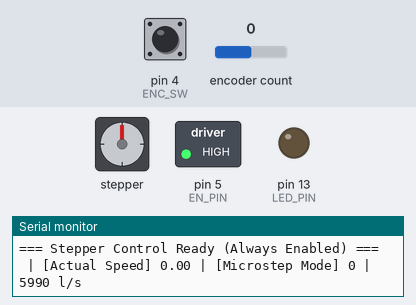
Simulated run of this sketch. Board: Arduino Uno, built with avr-gcc and run on an emulated ATmega328P. Parts: stepper motor, switched loads named in the sketch (green lamp = pin HIGH), output pins drawn as LEDs (lit = HIGH), the last lines printed to the serial monitor. Dashed ring = blinking. The test bench sets the inputs (shaded band); at power-on: encoder count 0, pin 4 (ENC_SW) HIGH. Stepper angles assume 4096 steps per turn; pins used as bus, display or sensor lines are not drawn.

Above: at 1.2 s.
1.3 s: encoder count set to 1
At 1.65 s:
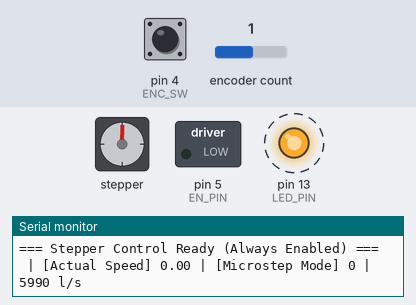
4.3 s: pin 4 (ENC_SW) pulled LOW for 1 s
At 5.9 s:
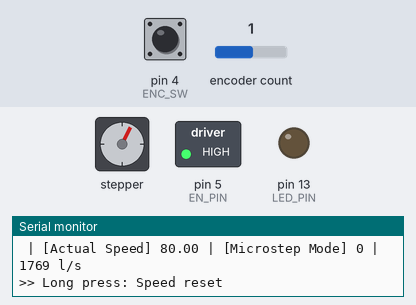
7.3 s: encoder count set to 5
At 8.35 s:
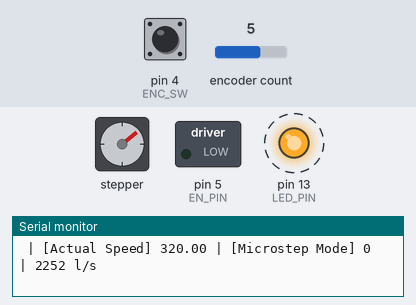
10.3 s: pin 4 (ENC_SW) pulled LOW for 0.15 s
13.3 s: encoder count set to 4
16.3 s: pin 4 (ENC_SW) pulled LOW for 3.2 s
At 20.3 s:
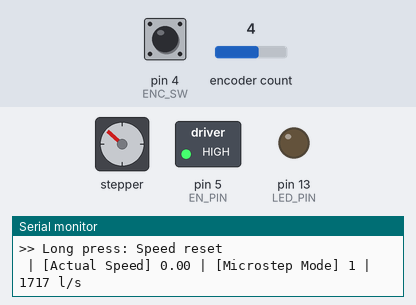
Timing chart, 0 to 21.8 s (numbered marks = the images above; inputs shaded):
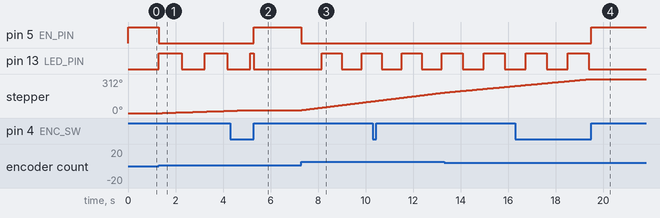

Measured:
- after the input at 1.3 s, pin 5 (EN_PIN): HIGH → LOW at once; pin 13 (LED_PIN): alternates HIGH for 0.96 s and LOW for 0.96 s, starting at once; stepper: keeps turning clockwise at about 7°/s, starting after 0.14 s
- after the input at 4.3 s, pin 5 (EN_PIN): LOW → HIGH after 1.0 s; stepper: goes on until 5.2 s, then stays 27°
- after the input at 7.3 s, pin 5 (EN_PIN): HIGH → LOW at once; pin 13 (LED_PIN): LOW → HIGH after 0.85 s, → LOW 0.84 s later, → HIGH 0.84 s later; stepper: keeps turning clockwise at about 27°/s, starting at once
- after the input at 16.3 s, pin 5 (EN_PIN): LOW → HIGH after 3.2 s; stepper: goes on until 19.5 s, then stays 312°

The sketch:

StepperV09.ino
```cpp
/*
Sketch to drive a
- 2 wire NEMA 17 with DRV8825 driver or
- 28BYJ-48 Stepper Motor with ULN2003 Driver
*/

// ********************************* select only NEMA or BYJ
//#define NEMA
#define BYJ
// **********************************
#include <AccelStepper.h>
#include <Encoder.h>

// =====================
// Pin Definitions
// =====================
#define ENC_CLK   2      // Rotary CLK pin
#define ENC_DT    3      // Rotary DT pin
#define ENC_SW    4      // Rotary SW pin
#define EN_PIN    5      // EN pin
#define DIR_PIN   6      // microstep pin
#define STEP_PIN  7      // microstep pin
#define M0_PIN    8      // microstep pin
#define M1_PIN    9      // microstep pin
#define M2_PIN    10     // microstep pin
#define LED_PIN   13     // Builtin LED

// Motor pin definitions:
#define motorPin1  8      // IN1 on the ULN2003 driver
#define motorPin2  9      // IN2 on the ULN2003 driver
#define motorPin3  10     // IN3 on the ULN2003 driver
#define motorPin4  11     // IN4 on the ULN2003 driver

/*/ Define the AccelStepper interface type: 4 wire motor in half step mode:
	FUNCTION  = 0, ///< Use the functional interface, implementing your own driver functions (internal use only)
	DRIVER    = 1, ///< Stepper Driver, 2 driver pins required
	FULL2WIRE = 2, ///< 2 wire stepper, 2 motor pins required
	FULL3WIRE = 3, ///< 3 wire stepper, such as HDD spindle, 3 motor pins required
  FULL4WIRE = 4, ///< 4 wire full stepper, 4 motor pins required
	HALF3WIRE = 6, ///< 3 wire half stepper, such as HDD spindle, 3 motor pins required
	HALF4WIRE = 8  ///< 4 wire half stepper, 4 motor pins required
*/

                     // ******** Define only one motortype on line 7 or 8 of this sketch ******
                     #ifdef BYJ
                                                                     // Initialize with pin sequence IN1-IN3-IN2-IN4
AccelStepper stepper = AccelStepper(8, motorPin1, motorPin3, motorPin2, motorPin4);
                     #endif
                     #ifdef NEMA
                                                                     // Initialize Stepper Driver, 2 driver pins required
AccelStepper stepper(AccelStepper::DRIVER, STEP_PIN, DIR_PIN);
                     #endif

Encoder knob(ENC_CLK, ENC_DT);

// =====================
// Variables
// =====================
long oldPosition = 0;
int microstepMode = 0;

float targetSpeed = 0;
const float speedIncrement = 20;
const float maxSpeed = 2000;
const float accel = 500;

// Button handling
static bool lastButtonState = HIGH;
unsigned long buttonPressTime = 0;
const unsigned long longPressTime = 1000;

// LED flicker timing
unsigned long lastLED = 0;
bool ledState = LOW;

// Encoder debounce
unsigned long lastEncoderRead = 0;
const unsigned long encoderDebounce = 100;

// Microstep modes
const int microstepModes[6][3] = { {0,0,0}, {1,0,0}, {0,1,0}, {1,1,0}, {0,0,1}, {1,0,1}};

static uint32_t msTick;                                              // Number of millisecond ticks since we last incremented the second counter
uint32_t  Loopcounter       = 0;

// =====================
// Setup
// =====================
void setup()
{
  pinMode(M0_PIN, OUTPUT);
  pinMode(M1_PIN, OUTPUT);
  pinMode(M2_PIN, OUTPUT);
  pinMode(EN_PIN, OUTPUT);
  pinMode(LED_PIN, OUTPUT);
  pinMode(ENC_SW, INPUT_PULLUP);

  digitalWrite(EN_PIN, LOW);                                         // always enabled

  Serial.begin(115200);

  stepper.setMaxSpeed(maxSpeed);
  stepper.setAcceleration(accel);
  setMicrostep(microstepMode);

  Serial.println("=== Stepper Control Ready (Always Enabled) ===");
  msTick = millis();
}

// =====================
// Main Loop
// =====================
void loop()
{
  Loopcounter++;
  EverySecondCheck();                                                // Let the second led tick and run the clock program
  CheckDevices();
}

//--------------------------------------------                       //
// COMMON Check connected input devices
//--------------------------------------------
void CheckDevices(void)
{
 handleEncoder();
 handleButton();
 handleMotion();
 handleLED();
 stepper.runSpeed();
}

//--------------------------------------------                       //
// COMMON Update routine
// Performs tasks every second
//--------------------------------------------
void EverySecondCheck(void)
{
 uint32_t msLeap = millis() - msTick;                                //
 if (msLeap >999)                                                    // Every second enter the loop
  {
   msTick = millis();
   scheduleDebug();
   Loopcounter=0;
  }
}

//--------------------------------------------                       //
// Functional Block Set micro step
//--------------------------------------------
void setMicrostep(int mode) {
  digitalWrite(M0_PIN, microstepModes[mode][0]);
  digitalWrite(M1_PIN, microstepModes[mode][1]);
  digitalWrite(M2_PIN, microstepModes[mode][2]);
}
//--------------------------------------------                       //
// Functional Block Encoder LEFT and Right
//--------------------------------------------
void handleEncoder()
{
  if (millis() - lastEncoderRead >= encoderDebounce)
  {
    long newPosition = knob.read();
    if (newPosition != oldPosition) {
      long delta = newPosition - oldPosition;
      targetSpeed += delta * speedIncrement;
      targetSpeed = constrain(targetSpeed, -maxSpeed, maxSpeed);
      oldPosition = newPosition;
      lastEncoderRead = millis();
    }
  }
}
//--------------------------------------------                       //
// Functional Blocks Encoder PRESS shaft
//--------------------------------------------
void handleButton()
{
  bool buttonState = digitalRead(ENC_SW);
  if (lastButtonState == HIGH && buttonState == LOW)
  {
    buttonPressTime = millis();
  }
  else if (lastButtonState == LOW && buttonState == HIGH)
  {
    unsigned long pressDuration = millis() - buttonPressTime;
  if (pressDuration >= longPressTime)
    {
      targetSpeed = 0;
      stepper.stop();
      Serial.println(">> Long press: Speed reset");
    }
    else
    {
      microstepMode = (microstepMode + 1) % 6;
      setMicrostep(microstepMode);
      Serial.print(">> Microstep mode: ");
      Serial.println(microstepMode);
    }
  }
  lastButtonState = buttonState;
}
//--------------------------------------------                       //
// Functional Block Set shaft speeds
//--------------------------------------------
void handleMotion()
{
  if (targetSpeed == 0)
  {
    digitalWrite(EN_PIN, HIGH);                                      // disable driver
    digitalWrite(LED_PIN, LOW);                                      // LED off
    stepper.setSpeed(0);
  }
  else
  {
    digitalWrite(EN_PIN, LOW);                                       // enable driver
    stepper.setSpeed(targetSpeed);
    stepper.runSpeed();
  }
}
//--------------------------------------------                       //
// Functional Block Pulse the LED
//--------------------------------------------
void handleLED()
{
  if (targetSpeed != 0)
  {
    float absSpeed = abs(targetSpeed);
    unsigned long flickerPeriod = map(absSpeed, 0, maxSpeed, 1000, 25);
    if (millis() - lastLED >= flickerPeriod)
    {
      lastLED = millis();
      ledState = !ledState;
      digitalWrite(LED_PIN, ledState);
    }
  }
  else {digitalWrite(LED_PIN, LOW);  }
}
//--------------------------------------------                       //
// Functional Block Print Debug info
//--------------------------------------------
void scheduleDebug()
{
// char text[120];
// sprintf(text,"[Enc Pos] %ld | [u-step Mode] %d | %d l/s",
//                 oldPosition,   microstepMode , Loopcounter);
// Serial.println(text);

//    Serial.print("[Enc Pos] "); Serial.print(oldPosition);
 //   Serial.print(" | [Target Speed] "); Serial.print(targetSpeed);
    Serial.print(" | [Actual Speed] "); Serial.print(stepper.speed());
//    Serial.print(" | [Dir] "); Serial.print((stepper.speed() >= 0) ? "FWD" : "REV");
    Serial.print(" | [Microstep Mode] "); Serial.print(microstepMode);Serial.print(" | ");
    Serial.print(Loopcounter); Serial.println(" l/s");

}
```
